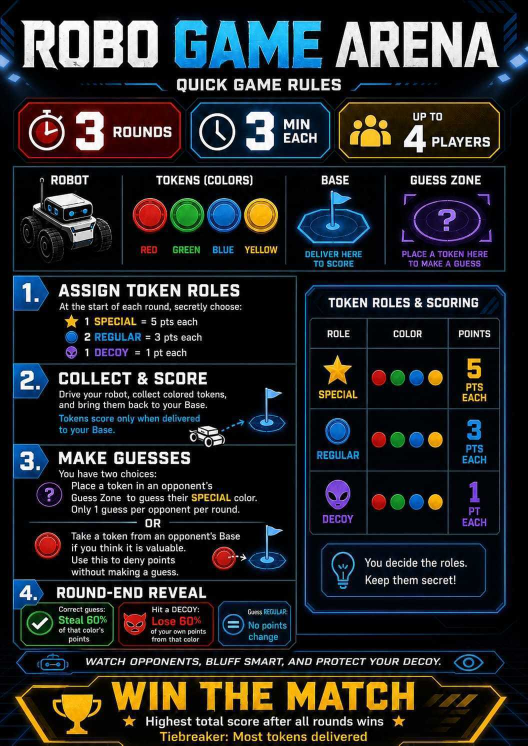
#> input picture resources/rule.jpg, 1055 x 1491 px, given in place of the camera (shown at 1/2 size)
$ python token_zones.py
#> lines starting #> are read from the running program, lines starting #| are printed output that depends on the picture; after the words box and inside, x2 and y2 are one past the last pixel; in counts of white or black regions, pixels touching at a corner belong together
### src/arena_game/arena_game/arena_check.py
#!/usr/bin/env python3
"""Live check of the arena camera, its AprilTags and the arena calibration.

The left half of the window shows the camera with every tag25h9 AprilTag
outlined, and the arena drawn through the outer corners of the four corner
tags. The right half warps the arena to a top-down view with a 10 cm grid,
with tag 3 at (0, 0), tag 2 at (L, 0), tag 1 at (L, L) and tag 0 at (0, L).
That is apriltag_node's frame, though apriltag_node still expects tag 4 at
(0, L), where tag 0 replaced it. If the calibration holds, the grid sits
square on the board, and tags placed symmetrically read symmetric positions.

    ros2 run arena_game arena_check

Keys: space locks the arena outline and then shows how far the corner tags
have moved since, s saves a snapshot, q quits.

It needs no ROS, and runs on OpenCV 4.6 (the NUC) as well as 4.7 and newer.
"""
import argparse
from collections import Counter
import os
import sys
import time

import cv2
import numpy as np

VIEW_HEIGHT = 800  # Height of each half of the window, in screen pixels
MARGIN_CM = 5  # Floor shown around the arena in the top-down view
GRID_CM = 10
DRIFT_WARNING_PX = 3  # Corner movement that means the camera or arena moved

WHITE = (255, 255, 255)
GREEN = (0, 220, 0)
YELLOW = (0, 220, 255)
BLUE = (255, 160, 0)
RED = (0, 0, 255)


def make_detector():
    """Return a function that finds tag25h9 tags in a grayscale image."""
    dictionary = cv2.aruco.getPredefinedDictionary(
        cv2.aruco.DICT_APRILTAG_25h9)
    # On the NUC, subpixel refinement takes about 10 ms a frame, against
    # about 55 ms for the AprilTag refinement apriltag_node uses.
    if hasattr(cv2.aruco, 'ArucoDetector'):  # OpenCV 4.7 and newer
        params = cv2.aruco.DetectorParameters()
        params.cornerRefinementMethod = cv2.aruco.CORNER_REFINE_SUBPIX
        detector = cv2.aruco.ArucoDetector(dictionary, params)
        return lambda gray: detector.detectMarkers(gray)[:2]
    params = cv2.aruco.DetectorParameters_create()
    params.cornerRefinementMethod = cv2.aruco.CORNER_REFINE_SUBPIX
    return lambda gray: cv2.aruco.detectMarkers(
        gray, dictionary, parameters=params)[:2]


def open_camera(device, width, height):
    """Open the arena camera at full frame rate."""
    backend = cv2.CAP_V4L2 if sys.platform.startswith('linux') else cv2.CAP_ANY
    camera = cv2.VideoCapture(device, backend)
    # Uncompressed video manages only 5 fps at 1600x1200, so ask for MJPG,
    # and ask for it before the size.
    camera.set(cv2.CAP_PROP_FOURCC, cv2.VideoWriter_fourcc(*'MJPG'))
    camera.set(cv2.CAP_PROP_FRAME_WIDTH, width)
    camera.set(cv2.CAP_PROP_FRAME_HEIGHT, height)
    camera.set(cv2.CAP_PROP_FPS, 30)
    if not camera.isOpened():
        sys.exit(f'Could not open camera {device}. '
                 'Close any other program using it, then try again.')
    return camera


def largest_tags(tags, wanted_ids):
    """Return the four points of the largest tag seen for each wanted ID.

    The corner tags are printed larger than any other tag, so if a corner
    ID also turns up on a smaller tag, the corner is still the one taken.
    """
    found = {}
    for tag_id, points in tags:
        if tag_id not in wanted_ids:
            continue
        if tag_id not in found or (
                cv2.contourArea(points) > cv2.contourArea(found[tag_id])):
            found[tag_id] = points
    return found


# [12 lines left out: function stray_corners, not called in this run]


def label(image, text, origin, color=WHITE, scale=0.6):
    """Draw text with a dark outline, so it reads on the white board."""
    origin = (int(origin[0]), int(origin[1]))
    cv2.putText(image, text, origin, cv2.FONT_HERSHEY_SIMPLEX, scale,
                (0, 0, 0), 4, cv2.LINE_AA)
    cv2.putText(image, text, origin, cv2.FONT_HERSHEY_SIMPLEX, scale,
                color, 2, cv2.LINE_AA)


class ArenaCheck:
    """Draws the camera and top-down views, and holds the arena lock."""

    # [22 lines left out: functions __init__, find_corners, not called in this run]

    def is_corner(self, tag_id, points):
        return self.seen.get(tag_id) is points

    # [188 lines left out: functions to_arena, view_point, toggle_lock, process, draw_camera, draw_top_down and 1 more, not called in this run]


# [2 lines that do not run on import are left out]

### src/arena_game/arena_game/token_zones.py
#!/usr/bin/env python3
"""Find the colored tokens on the arena, and the base or guess zone each is in.

Each team owns a corner. The black quarter circle in that corner is the
team's base, and the small tag in the same quadrant marks its guess zone, as
in the old game: Team 1's guess zone is tag 4, Team 2's tag 5, Team 3's tag 6
and Team 4's tag 7. The arena locks as soon as all four corner tags are in
view, and from then on red, green, blue and yellow tokens are found by color
in every frame.

A token counts as arrived in a zone once it has stayed there for half a
second, and as gone once it has been missing for two seconds, so a robot
driving over a base does not register as tokens leaving it. Every change is
listed in the window and printed here.

Run on its own, it shows the tokens without any game:

    ros2 run arena_game token_zones

Keys: space locks the arena again after the camera or arena has moved,
s saves a snapshot, q quits.
"""
import argparse
from collections import defaultdict, deque
import os
import time

import cv2
import numpy as np

from arena_game.arena_check import (
    label, largest_tags, make_detector, open_camera, stray_corners)

ARENA_CM = 112.0
CORNER_IDS = (3, 2, 1, 0)  # Corner tags at (0, 0), (L, 0), (L, L), (0, L)

# Each base corner in arena centimetres, numbered 1 to 4. As in the old game,
# corner 1 has tag 0, corner 2 tag 1, corner 3 tag 2 and corner 4 tag 3. In
# this file a "team" is a corner's number; the game gives each corner to a
# team numbered like its robot.
BASE_CORNERS = {
    1: (0.0, ARENA_CM),
    2: (ARENA_CM, ARENA_CM),
    3: (ARENA_CM, 0.0),
    4: (0.0, 0.0),
}
GUESS_TAG_TEAMS = {4: 1, 5: 2, 6: 3, 7: 4}  # Guess zone tag ID to its team
# Where the guess zone tags were on 2026-10-15, for any not in view at lock.
GUESS_DEFAULTS = {1: (32, 80), 2: (80, 80), 3: (80, 32), 4: (32, 31)}

BASE_RADIUS_CM = 22  # The black quarter circles are 20.5 cm, plus half a token
# About the guess zone tag itself, a 7.4 cm square, so a token only counts as
# a guess when it is put on the tag, not when it is pushed past nearby.
GUESS_RADIUS_CM = 5
EDGE_CM = 3  # Also look for tokens this far outside the corner tags

ARRIVE_S = 0.5
LEAVE_S = 2.0
LOCK_S = 1.0  # How long all four corner tags must stay in view to lock

# Hue, saturation and value ranges for each token color, from the old game's
# token_calibration.json with these changes:
# - Yellow's saturation floor is 30, not 60. The camera exposes the white
#   board brightly, which washes the yellow tokens out.
# - Blue's saturation and value floors are 60 and 80, not 15 and 12, which
#   let the dark parts of the tags through.
# - Red's low hues stop at 10, not 20, and yellow's start at 21, not 16, to
#   leave out the gold tape at the corner tags (hue 13 to 20). A token
#   touching the tape otherwise merges with it and is no longer round.
# - Every value floor is 80, not 30. The tokens read 200 or more, and the
#   camera's color noise on the black bases made phantom tokens there.
TOKEN_HSV = {
    'Red': [((0, 30, 80), (10, 255, 255)), ((160, 30, 80), (179, 255, 255))],
    'Green': [((38, 30, 80), (92, 255, 255))],
    'Blue': [((85, 60, 80), (143, 255, 255))],
    'Yellow': [((21, 30, 80), (38, 255, 255))],
}
# Token shape limits, in camera pixels at 1600x1200, where a token's radius
# is about 11 px. A token is a filled, nearly round blob.
MIN_AREA = 150
MIN_RADIUS = 6
MAX_RADIUS = 25
MIN_CIRCULARITY = 0.65
MIN_FILL = 0.55
KERNEL = np.ones((5, 5), np.uint8)

VIEW_HEIGHT = 800
PANEL_WIDTH = 600
MAX_EVENTS = 12

WHITE = (255, 255, 255)
GRAY = (150, 150, 150)
RED = (0, 0, 255)
CYAN = (255, 255, 0)
MAGENTA = (255, 0, 255)
TOKEN_BGR = {
    'Red': (60, 60, 255),
    'Green': (80, 220, 80),
    'Blue': (255, 140, 40),
    'Yellow': (0, 230, 255),
}


# [41 lines left out: function find_tokens, not called in this run]


class TokenZones:
    """Locks the arena, then counts the tokens in each base and guess zone."""

    def __init__(self):
        self.detect_tags = make_detector()
        self.homography = None  # Camera pixels to arena centimetres
        self.inverse = None
        self.guess_centers = {}
        self.missing = list(CORNER_IDS)
        self.stray = []  # Corner IDs only seen on a tag too small for one
        self.corners_since = None  # When all four corners came into view
        self.confirmed = defaultdict(int)  # (zone, team, color) to a count
        self.pending = {}  # (zone, team, color) to (count, seen since)
        self.events = deque(maxlen=MAX_EVENTS)
        self.started = time.time()
        # Called as listener(zone, team, color, old_count, new_count).
        self.listeners = []
        self.keys_hint = 'space re-lock   s save   q quit'
        # Corner to the name its zones are labelled with. None labels every
        # corner by its number; otherwise corners left out are greyed.
        self.names = None

    # [9 lines left out: functions to_arena, to_camera, not called in this run]

    def unlock(self):
        self.homography = None
        self.corners_since = None

    def lock(self, frame):
        """Lock the arena once all four corner tags have stayed in view.

        Waiting a moment keeps it from locking onto a corner tag that is
        still being put down.
        """
        corners, ids = self.detect_tags(
            cv2.cvtColor(frame, cv2.COLOR_BGR2GRAY))
        tags = []
        if ids is not None:
            tags = [(int(i), c[0]) for c, i in zip(corners, ids.flatten())]
        corner_tags = largest_tags(tags, CORNER_IDS)
        self.missing = [i for i in CORNER_IDS if i not in corner_tags]
        self.stray = [] if self.missing else stray_corners(corner_tags)
        if self.missing or self.stray:
            self.corners_since = None
            return
        if self.corners_since is None:
            self.corners_since = time.time()
        if time.time() - self.corners_since < LOCK_S:
            return

        length = ARENA_CM
        self.homography = cv2.getPerspectiveTransform(
            np.float32([corner_tags[i][0] for i in CORNER_IDS]),
            np.float32([[0, 0], [length, 0], [length, length], [0, length]]))
        self.inverse = np.linalg.inv(self.homography)

        # A guess zone tag counts only on the arena, and if its ID is seen
        # twice, as when the old corner tag 4 lies about, the smaller one.
        self.guess_centers = {
            team: np.float32(center)
            for team, center in GUESS_DEFAULTS.items()}
        sizes = {}
        for tag_id, points in tags:
            team = GUESS_TAG_TEAMS.get(tag_id)
            center = self.to_arena(points).mean(axis=0)
            size = cv2.contourArea(points)
            on_arena = all(0 <= v <= length for v in center)
            if team is None or not on_arena or size > sizes.get(team, size):
                continue
            sizes[team] = size
            self.guess_centers[team] = center
        from_tags = list(sizes)

        # Only look for tokens on the arena, to skip things around it.
        edge = EDGE_CM
        outline = self.to_camera([[-edge, -edge], [length + edge, -edge],
                                  [length + edge, length + edge],
                                  [-edge, length + edge]])
        x, y, w, h = cv2.boundingRect(np.int32(outline))
        x0, y0 = max(x, 0), max(y, 0)
        x1 = min(x + w, frame.shape[1])
        y1 = min(y + h, frame.shape[0])
        self.roi = (x0, y0, x1, y1)
        self.mask = np.zeros((y1 - y0, x1 - x0), np.uint8)
        cv2.fillPoly(self.mask, [np.int32(outline - (x0, y0))], 255)

        defaults = sorted(set(GUESS_DEFAULTS) - set(from_tags))
        note = f', default spot for teams {defaults}' if defaults else ''
        self.log(f'Arena locked, guess zones from tags{note}')

    # [60 lines left out: functions zone_of, update, settle, log, counts, not called in this run]

    def draw(self, frame, placed, fps):
        """Return the camera view beside the token counts in each zone."""
        return cv2.hconcat([self.draw_view(frame, placed, fps),
                            self.draw_panel()])

    def draw_view(self, frame, placed, fps):
        """Return the camera view with the zones and tokens drawn on."""
        s = VIEW_HEIGHT / frame.shape[0]
        view = cv2.resize(frame, None, fx=s, fy=s,
                          interpolation=cv2.INTER_AREA)

        names = self.names
        if names is None:
            names = {team: f'T{team}' for team in BASE_CORNERS}
        if self.homography is not None:
            for team, (cx, cy) in BASE_CORNERS.items():
                # Unit steps from this corner into the arena.
                sx = 1 if cx == 0 else -1
                sy = 1 if cy == 0 else -1
                arc = [(cx + sx * BASE_RADIUS_CM * np.cos(a),
                        cy + sy * BASE_RADIUS_CM * np.sin(a))
                       for a in np.linspace(0, np.pi / 2, 20)]
                outline = self.to_camera([(cx, cy)] + arc) * s
                cv2.polylines(view, [np.int32(outline)], True,
                              CYAN if team in names else GRAY, 2)
                # Label the base just outside its corner, clear of the
                # guess zone labels.
                x, y = self.to_camera([(cx - sx * 6, cy - sy * 6)])[0] * s
                if team in names:
                    label(view, f'{names[team]} base', (x - 35, y + 5), CYAN)
            for team, center in self.guess_centers.items():
                circle = [center + GUESS_RADIUS_CM * np.float32(
                    [np.cos(a), np.sin(a)])
                    for a in np.linspace(0, 2 * np.pi, 36, endpoint=False)]
                outline = self.to_camera(circle) * s
                cv2.polylines(view, [np.int32(outline)], True,
                              MAGENTA if team in names else GRAY, 2)
                if team in names:
                    label(view, f'{names[team]} guess',
                          (outline[:, 0].mean() - 40,
                           outline[:, 1].min() - 8), MAGENTA)

        for color, x, y, radius in placed:
            center = (int(x * s), int(y * s))
            ring = int(radius * s) + 5
            cv2.circle(view, center, ring, (0, 0, 0), 4)
            cv2.circle(view, center, ring, TOKEN_BGR[color], 2)

        if self.homography is None and self.missing:
            status = (f'Looking for corner tags, missing {self.missing}', RED)
        elif self.homography is None and self.stray:
            ids = ', '.join(str(i) for i in self.stray)
            status = (f'Tag {ids} too small for a corner: spare copy in view?',
                      RED)
        elif self.homography is None:
            status = ('All corner tags found, locking', CYAN)
        else:
            status = (f'Arena locked   {len(placed)} tokens', CYAN)
        lines = [(f'{fps:4.1f} fps', WHITE), status, (self.keys_hint, WHITE)]
        for row, (text, color) in enumerate(lines):
            label(view, text, (10, VIEW_HEIGHT - 76 + 28 * row), color, 0.7)
        return view

    def draw_panel(self):
        panel = np.full((VIEW_HEIGHT, PANEL_WIDTH, 3), 30, np.uint8)
        label(panel, 'Tokens in zones', (20, 40), WHITE, 0.9)
        y = 95
        for team in BASE_CORNERS:
            label(panel, f'Team {team}', (20, y), WHITE, 0.75)
            label(panel, 'base', (130, y), GRAY)
            for column, color in enumerate(TOKEN_BGR):
                count = self.confirmed.get(('base', team, color), 0)
                label(panel, f'{color[0]} {count}', (190 + 62 * column, y),
                      TOKEN_BGR[color] if count else GRAY, 0.75)
            guesses = [color for color in TOKEN_BGR
                       for _ in range(self.confirmed.get(
                           ('guess', team, color), 0))]
            label(panel, 'guess  ' + (', '.join(guesses) or '-'),
                  (130, y + 32), MAGENTA if guesses else GRAY)
            y += 80
        label(panel, 'Changes', (20, y + 10), WHITE, 0.75)
        for row, line in enumerate(self.events):
            label(panel, line, (20, y + 45 + 26 * row), WHITE, 0.55)
        return panel


def main():
    parser = argparse.ArgumentParser(
        description='Track the tokens in the arena bases and guess zones.')
    parser.add_argument('--device', type=int, default=0,
                        help='camera index (default 0, /dev/video0)')
    args = parser.parse_args()

    camera = open_camera(args.device, 1600, 1200)
    zones = TokenZones()
    window = 'Token zones'
    cv2.namedWindow(window)
    fps = 0.0
    last = time.time()
    try:
        while True:
            ok, frame = camera.read()
#> frame is the input picture: shape (1491, 1055, 3); mean B, G, R 38.6, 36.6, 35.3
            if not ok:
                print('Lost the camera')
                break
            now = time.time()
            fps = 0.9 * fps + 0.1 / max(now - last, 1e-3)
            last = now

            placed = []
            if zones.homography is None:
                zones.lock(frame)
#> in lock, `corners, ids = self.detect_tags( cv2.cvtColor(frame, cv2.COLOR_BGR2GRA..`: corners = ()
            else:
                placed = zones.update(frame, now)
            shown = zones.draw(frame, placed, fps)
#> after the loop in draw_view, `for row, (text, color) in enumerate(lines):`:
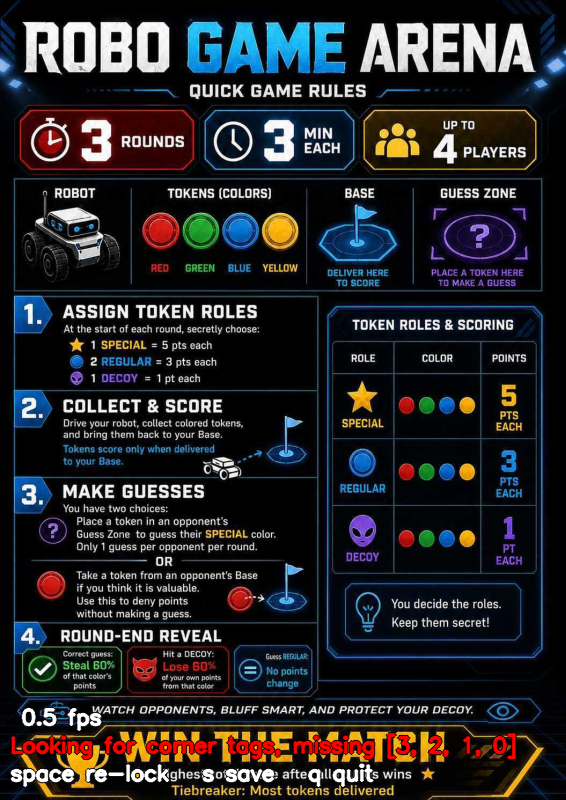
#> view: shape (800, 566, 3); mean B, G, R 39.8, 36.9, 37.2
#> call 4 of label, with text = 'Tokens in zones', origin = (20, 40), color = (255, 255, 255), scale = 0.9
#> in label (call 4), `cv2.putText(image, text, origin, cv2.FONT_HERSHEY_SIMPLEX, scale, (0, ..`:
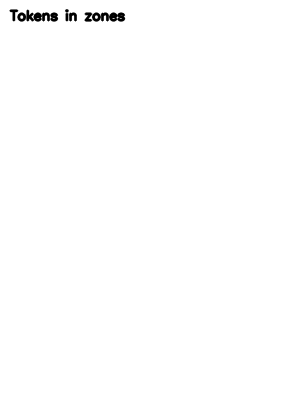
#> image: shape (800, 600, 3) (shown at 1/2 size); min 0, max 30, mean 29.8; drawn with min black and max white
#> in label (call 4), `cv2.putText(image, text, origin, cv2.FONT_HERSHEY_SIMPLEX, scale, colo..`:
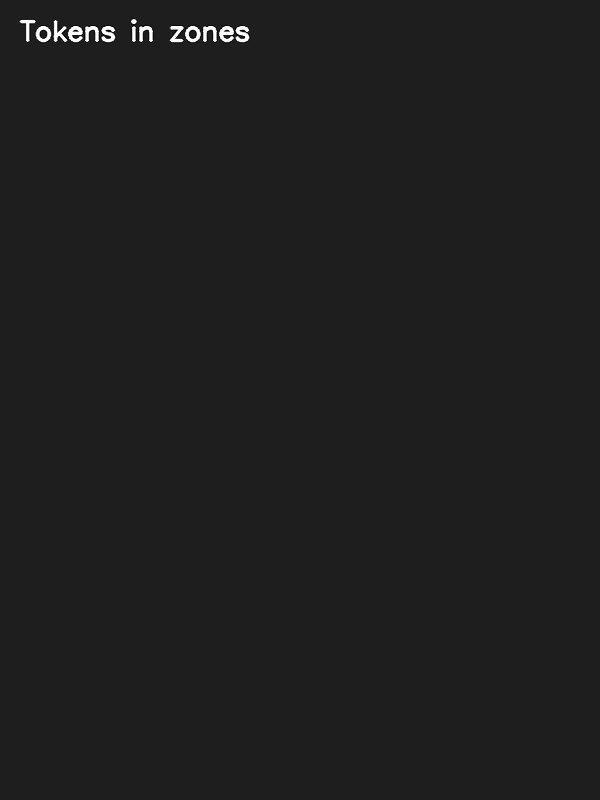
#> image: shape (800, 600, 3); 0.53% of pixels changed, all inside (x1, y1, x2, y2) = (18, 19, 250, 43)
#> after the loop in draw_panel, `for team in BASE_CORNERS:`:
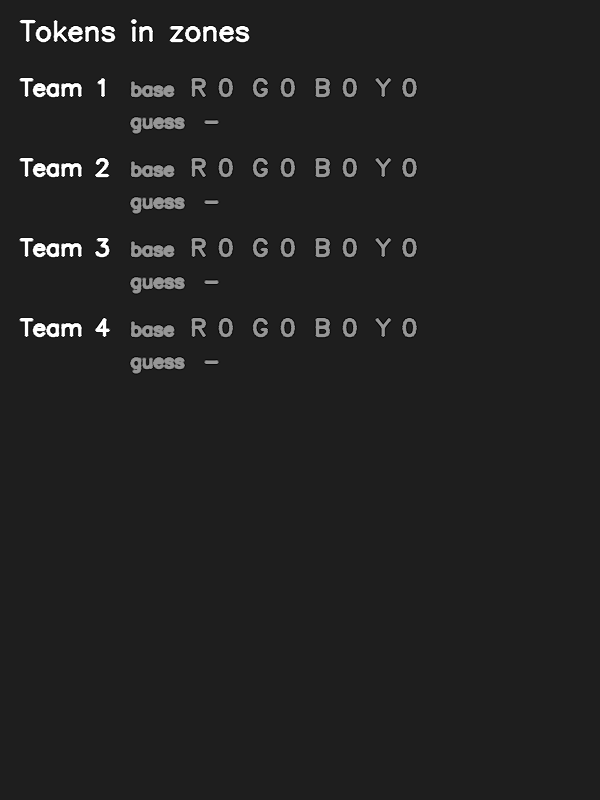
#> panel: shape (800, 600, 3); 4.22% of pixels changed, all inside (x1, y1, x2, y2) = (17, 76, 419, 375)
#> after the loop in draw_panel, `for team in BASE_CORNERS:`: y = 415
#> in label (call 33), `cv2.putText(image, text, origin, cv2.FONT_HERSHEY_SIMPLEX, scale, colo..`:
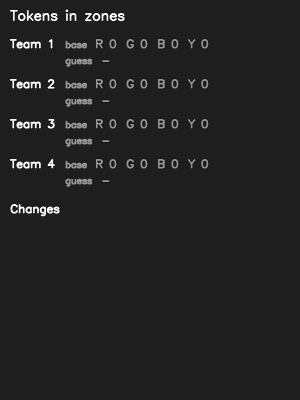
#> image: shape (800, 600, 3) (shown at 1/2 size); min 0, max 255, mean 34.3
#> in draw, `return cv2.hconcat([self.draw_view(frame, placed, fps), self.draw_pane..`:
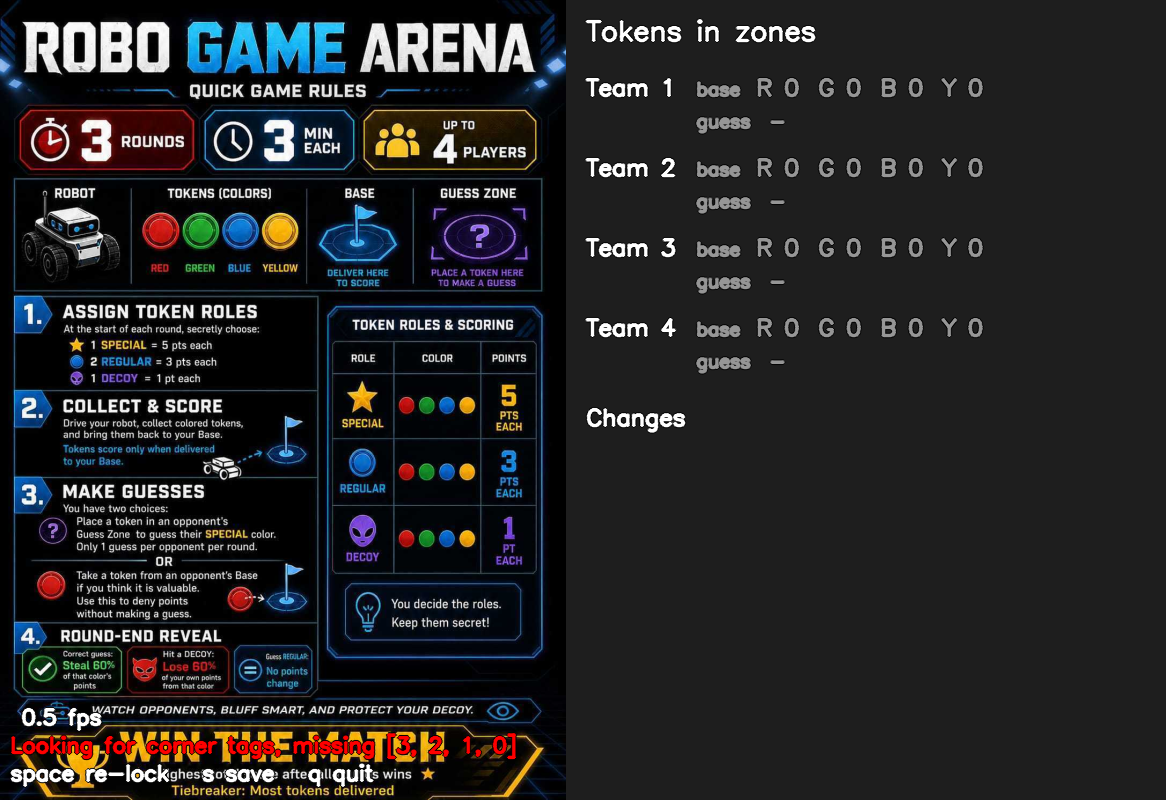
#> returned value: shape (800, 1166, 3); mean of channels 0, 1, 2 36.9, 35.5, 35.7; drawn as B, G, R
            cv2.imshow(window, shown)

            key = cv2.waitKey(1) & 0xFF
#> (key q is pressed here)
            if key in (ord('q'), 27):
                break
            if key == ord(' '):
                zones.unlock()
            elif key == ord('s'):
                path = os.path.abspath(
                    time.strftime('token_zones_%Y%m%d_%H%M%S.jpg'))
                cv2.imwrite(path, shown)
                print('Saved', path)
            if cv2.getWindowProperty(window, cv2.WND_PROP_VISIBLE) < 1:
                break
    finally:
        camera.release()
        cv2.destroyAllWindows()


if __name__ == '__main__':
    main()
